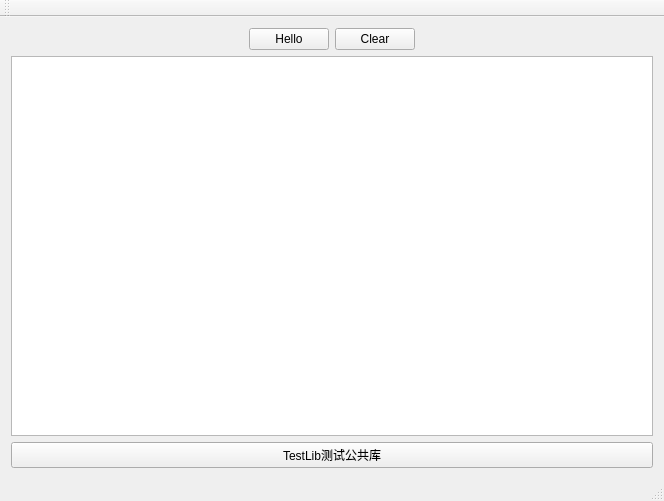
<?xml version="1.0" encoding="UTF-8"?>
<ui version="4.0">
 <class>MainWindow</class>
 <widget class="QMainWindow" name="MainWindow">
  <property name="geometry">
   <rect>
    <x>0</x>
    <y>0</y>
    <width>664</width>
    <height>501</height>
   </rect>
  </property>
  <property name="windowTitle">
   <string>Hello World!</string>
  </property>
  <widget class="QWidget" name="centralWidget">
   <layout class="QGridLayout" name="gridLayout">
    <item row="0" column="0">
     <layout class="QVBoxLayout" name="verticalLayout">
      <item>
       <layout class="QHBoxLayout" name="horizontalLayout">
        <item>
         <spacer name="horizontalSpacer">
          <property name="orientation">
           <enum>Qt::Horizontal</enum>
          </property>
          <property name="sizeHint" stdset="0">
           <size>
            <width>40</width>
            <height>20</height>
           </size>
          </property>
         </spacer>
        </item>
        <item>
         <widget class="QPushButton" name="pushButton">
          <property name="text">
           <string>Hello</string>
          </property>
         </widget>
        </item>
        <item>
         <widget class="QPushButton" name="pushButton_2">
          <property name="text">
           <string>Clear</string>
          </property>
         </widget>
        </item>
        <item>
         <spacer name="horizontalSpacer_2">
          <property name="orientation">
           <enum>Qt::Horizontal</enum>
          </property>
          <property name="sizeHint" stdset="0">
           <size>
            <width>40</width>
            <height>20</height>
           </size>
          </property>
         </spacer>
        </item>
       </layout>
      </item>
      <item>
       <widget class="QTextEdit" name="textEdit"/>
      </item>
     </layout>
    </item>
    <item row="1" column="0">
     <widget class="QPushButton" name="pbLib">
      <property name="text">
       <string>TestLib测试公共库</string>
      </property>
     </widget>
    </item>
   </layout>
  </widget>
  <widget class="QMenuBar" name="menuBar">
   <property name="geometry">
    <rect>
     <x>0</x>
     <y>0</y>
     <width>664</width>
     <height>29</height>
    </rect>
   </property>
  </widget>
  <widget class="QToolBar" name="mainToolBar">
   <attribute name="toolBarArea">
    <enum>TopToolBarArea</enum>
   </attribute>
   <attribute name="toolBarBreak">
    <bool>false</bool>
   </attribute>
  </widget>
  <widget class="QStatusBar" name="statusBar"/>
 </widget>
 <layoutdefault spacing="6" margin="11"/>
 <resources/>
 <connections>
  <connection>
   <sender>pushButton_2</sender>
   <signal>clicked()</signal>
   <receiver>textEdit</receiver>
   <slot>clear()</slot>
   <hints>
    <hint type="sourcelabel">
     <x>380</x>
     <y>64</y>
    </hint>
    <hint type="destinationlabel">
     <x>488</x>
     <y>111</y>
    </hint>
   </hints>
  </connection>
 </connections>
</ui>
